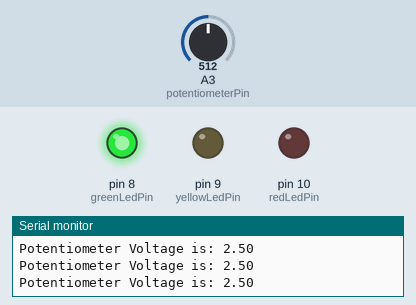
The sketch below on a simulated Arduino Uno, built with avr-gcc and run on an emulated ATmega328P. Parts: output pins drawn as LEDs (lit = HIGH), the last lines printed to the serial monitor. The test bench sets the inputs (shaded band); at power-on: A3 (potentiometerPin) = 512.

Above: at 1.2 s.
1.3 s: A3 (potentiometerPin) set to 607
2.8 s: A3 (potentiometerPin) set to 622
At 3.9 s:
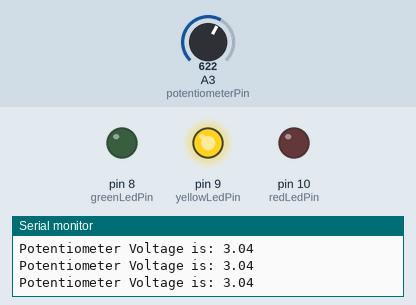
4.5 s: A3 (potentiometerPin) set to 811
6.0 s: A3 (potentiometerPin) set to 830
At 6.5 s:
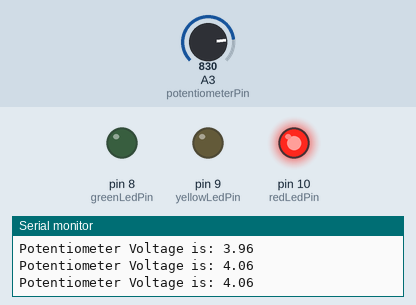
7.5 s: A3 (potentiometerPin) set to 716
At 7.8 s:
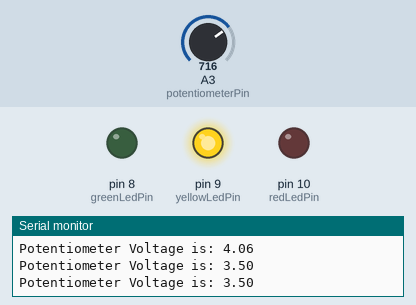
9.0 s: A3 (potentiometerPin) set to 900
At 10.3 s:
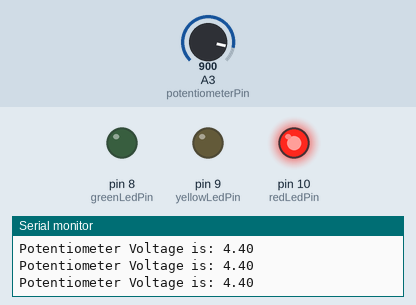
Timing chart, 0 to 11.5 s (numbered marks = the images above; inputs shaded):
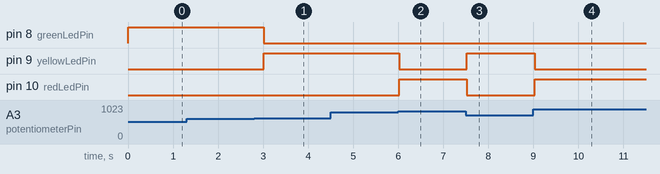

Measured:
- the behaviour switches between 613 and 614 on A3 (potentiometerPin) (found by bisection; images 0 and 1)
- the behaviour switches between 818 and 819 on A3 (potentiometerPin) (found by bisection; images 1 and 2)
- after the input at 2.8 s, pin 8 (greenLedPin): HIGH → LOW after 0.21 s; pin 9 (yellowLedPin): LOW → HIGH after 0.21 s
- after the input at 6.0 s, pin 9 (yellowLedPin): HIGH → LOW at once; pin 10 (redLedPin): LOW → HIGH at once
- after the input at 7.5 s, pin 9 (yellowLedPin): LOW → HIGH at once; pin 10 (redLedPin): HIGH → LOW at once
- after the input at 9.0 s, pin 9 (yellowLedPin): HIGH → LOW at once; pin 10 (redLedPin): LOW → HIGH at once

The sketch:

potentiometer_day_2.ino
```cpp
int potentiometerPin = A3;
int voltageReading;
float voltageOutput;
int outputDelay = 250;

// led pins
int greenLedPin = 8;
int yellowLedPin = 9;
int redLedPin = 10;

//voltage thresholds
float greenVoltageMax = 3.0;
float yellowVoltageMax = 4.0;

void setup() {
  Serial.begin(9600);
  pinMode(potentiometerPin, INPUT);
  pinMode(greenLedPin, OUTPUT);
  pinMode(yellowLedPin, OUTPUT);
  pinMode(redLedPin, OUTPUT);
}

void loop() {
  // put your main code here, to run repeatedly:
  voltageReading = analogRead(potentiometerPin);
  voltageOutput = (5.0/1023.0) * voltageReading;
  Serial.print("Potentiometer Voltage is: ");
  Serial.println(voltageOutput);

// green led
if (voltageOutput < greenVoltageMax) {
  digitalWrite(greenLedPin, HIGH);
  digitalWrite(yellowLedPin, LOW);
  digitalWrite(redLedPin, LOW);
}
// yellow led
if (voltageOutput >=  greenVoltageMax && voltageOutput < yellowVoltageMax) {
  digitalWrite(greenLedPin, LOW);
  digitalWrite(yellowLedPin, HIGH);
  digitalWrite(redLedPin, LOW);
}
// red led
if (voltageOutput >=  yellowVoltageMax) {
  digitalWrite(greenLedPin, LOW);
  digitalWrite(yellowLedPin, LOW);
  digitalWrite(redLedPin, HIGH);
}

  delay(outputDelay);
}
```
